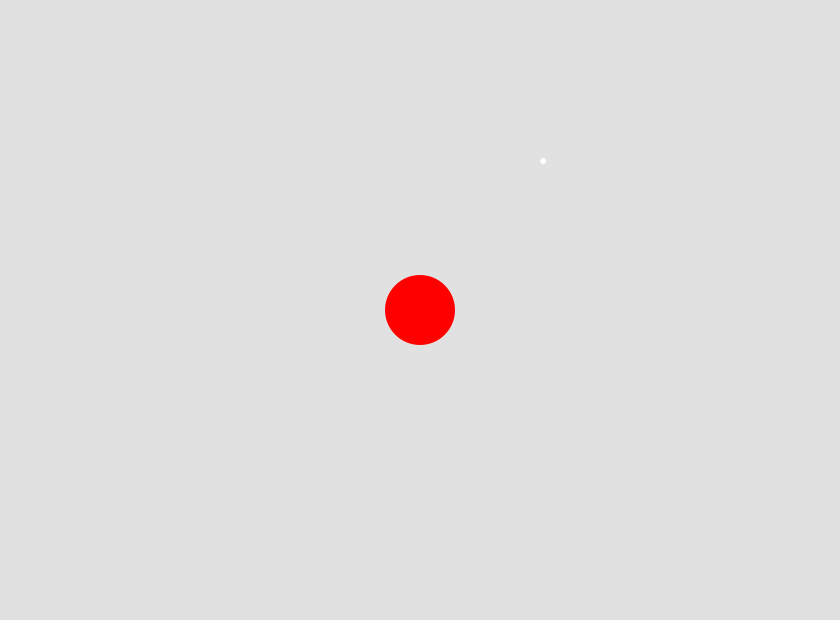
Frame 1 (no input)
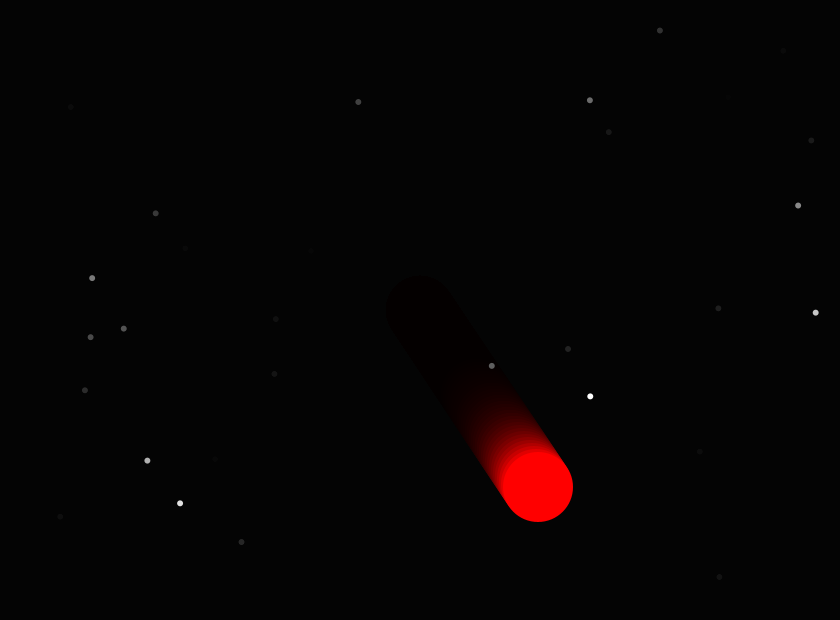
Frame 60 (the mouse pressed at the canvas centre just before this capture)
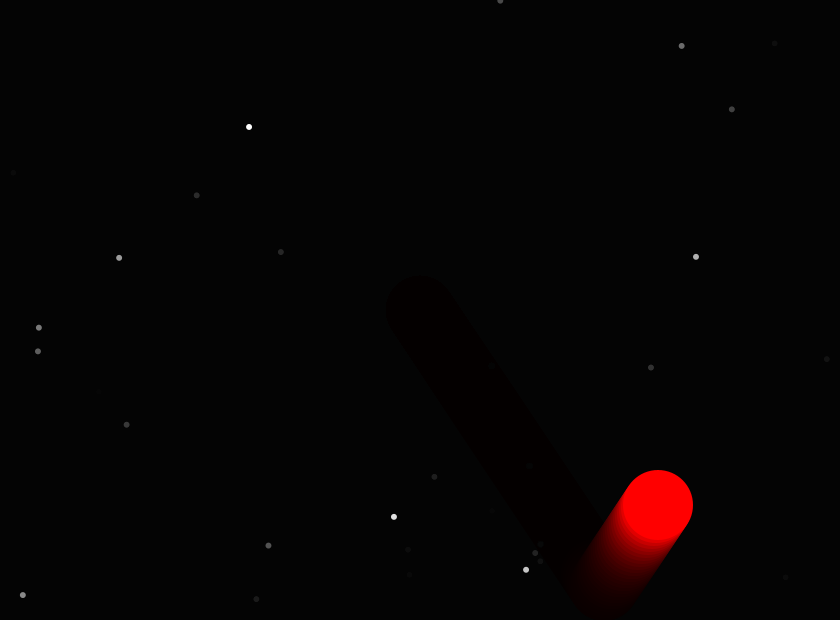
Frame 120 (the mouse held since frame 60 and released just before this capture)

The Processing sketch that drew these frames (run headless with seeded random() and noise(); from frame 60 on, the mouse is pressed at the canvas centre):

// Processing sketch: DMGY6063_enviornment_
// ── DMGY6063_enviornment_.pde
//moving circle
int x, y, w, h, speedX, speedY;

void setup(){

  size(840,620);
  background(255);
 
  noStroke();
  
  // red circle 
  x = width/2;
  y = height/2;
  w = 70;
  h = 70;
  speedX = 2;
  speedY = 3;
 
  }
 
void draw(){
    
  //opacity (fading it in and out)
  fill(0,30);
  rect(0,0,width, height);
  
  //star bg circle color & location
  fill(255);
  ellipse(random(width), random(height), 6, 6);
  
  //moving red circle
  drawCircle();
  moveCircle();
  bounceOff();
  
  }
   
 
  void drawCircle(){
  
    fill(255,0,0);
    ellipse(x,y,w,h);
  }
  
  void moveCircle(){
  
    x = x + speedX;
    y = y + speedY;
  
  }
  
  void bounceOff(){
  
    if (x > width - w/2) {
      speedX = -speedX;
     } else if ( x < 0 + w/2){
       speedX = -speedX;
     }
     
    if ( y > height - w/2){
      speedY = -speedY;
    } else if ( y < 0 + w/2){
      speedY = -speedY;
    } 
  
  }
  
